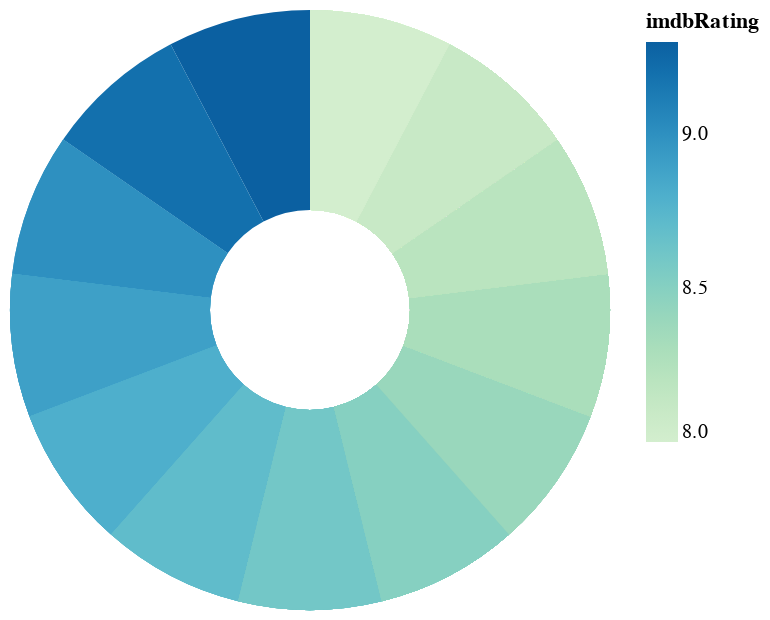

The code cell stored with this chart in its notebook:
### Code cell
# Donut Chart
alt.Chart(imdb1).mark_arc(innerRadius=50).encode(
  theta = alt.Theta(field='imdbRating'),
  color = alt.Color('imdbRating', scale=alt.Scale(scheme='greenblue')),
  tooltip = ['Title','Year','Runtime','Genre','imdbRating'])

### Figure 1 — Vega-Lite specification as saved in the notebook (floating-point values rounded to 4 significant figures; data arrays with more than 128 entries replaced by an {"elided": "..."} marker saying what was removed)
{"data": {"name": "data-c74c963a965a96ccc1afb905a093ae6e"}, "mark": {"type": "arc", "innerRadius": 50}, "encoding": {"color": {"field": "imdbRating", "scale": {"scheme": "greenblue"}, "type": "quantitative"}, "theta": {"field": "imdbRating"}, "tooltip": [{"field": "Title", "type": "nominal"}, {"field": "Year", "type": "quantitative"}, {"field": "Runtime", "type": "nominal"}, {"field": "Genre", "type": "nominal"}, {"field": "imdbRating", "type": "quantitative"}]}, "$schema": "https://vega.github.io/schema/vega-lite/v4.17.0.json", "datasets": {"data-c74c963a965a96ccc1afb905a093ae6e": {"elided": "250 records"}}}
